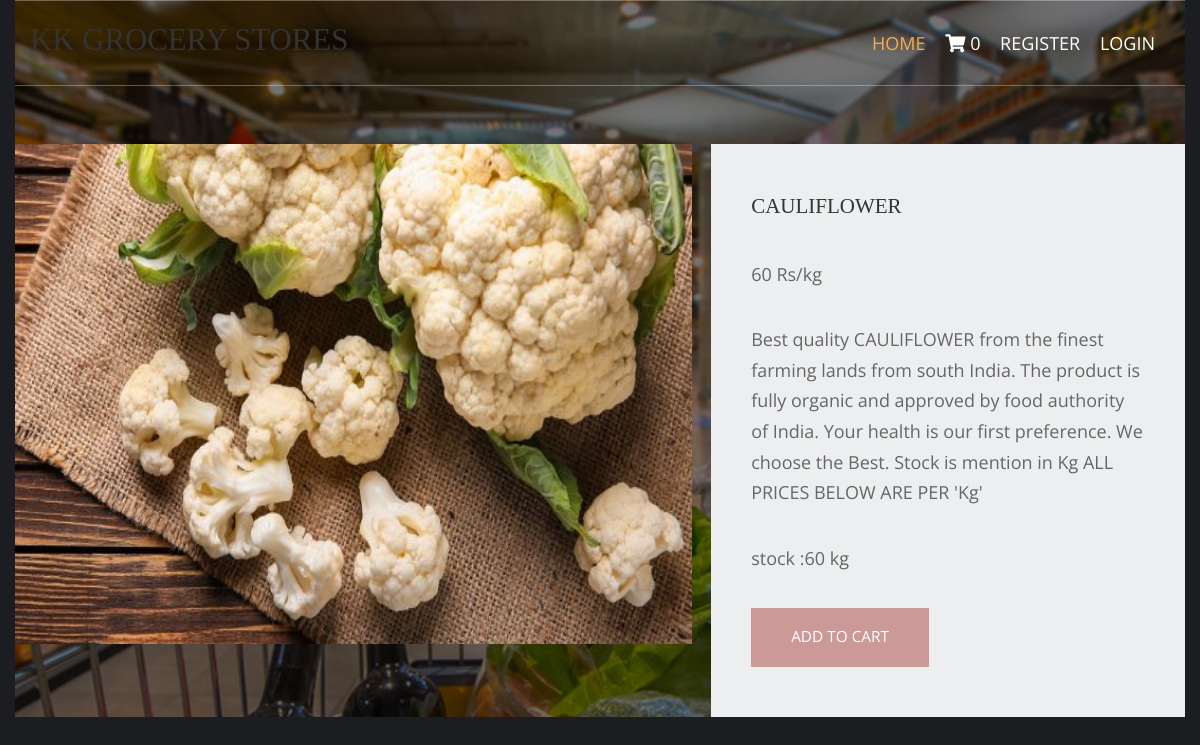
Screenshot of /vegetables/cauliflower/ with the database file from the repository.
### shop/models.py (models this page shows, shortened)
class products(models.Model):
    name=models.CharField(max_length=250,unique=True)
    slug=models.SlugField(max_length=250,unique=True)
    img=models.ImageField(upload_to='product')
    desc=models.TextField()
    stock=models.IntegerField()
    available=models.BooleanField()
    price=models.IntegerField()
    category=models.ForeignKey(categ,on_delete=models.CASCADE)

### shop/views.py (the view)
# urls.py: path('<slug:c_slug>/<slug:product_slug>/',views.prodDetails,name='details'),
def prodDetails(request,c_slug,product_slug):
    try:
        prod=products.objects.get(category__slug=c_slug,slug=product_slug)
    except Exception  as e:
        raise e
    return render(request,'item.html',{'pr':prod})

### cart/context_processor.py (called while the page is built)
def count(request):
    item_count=0
    if 'admin' in request.path:
        return{}
    else:
        try:
            ct=cartlist.objects.filter(cart_id=c_id(request))
            cti=items.objects.all().filter(cart=ct[:1])
            for c in cti:
                item_count += c.quan
        except cartlist.DoesNotExist:
            item_count=0
        return  ({'itc':item_count})

### cart/views.py (called while the page is built)
def c_id(request):
    ct_id=request.session.session_key
    if not ct_id:
        ct_id=request.session.create()
    return ct_id

### templates/item.html (shortened to what this page needs)
{% extends 'base.html' %}
{% load static %}
{% block content %}
<html lang="en">
<head>
    <link href="{% static 'pr/fontawesome/css/all.min.css' %}" rel="stylesheet" />
    <link href="{% static 'pr/css/templatemo-comparto.css' %}" rel="stylesheet" />
</head>
<body>
  <br><br>
        <section class="tm-mb-1" id="about">
            <div class="tm-row tm-about-row">
                <div class="tm-section-1-l">
                    <img src="{{pr.img.url}}" alt="About image" class="tm-img-responsive" style="height:500;width:1000">
                </div>
                <article class="tm-section-1-r tm-bg-color-8">
                    <h2 class="tm-mb-2 tm-title-color">{{pr.name}}</h2>
                     <p>{{pr.price}} Rs/kg</p>
                   <p>{{pr.desc}}</p>
                     <p>stock :{{pr.stock}} kg</p>
                    {% if pr.stock >= 1 %}
                    <a href="{% url 'addcart' pr.id %}" class="tm-btn tm-btn-1 tm-link-to-services">ADD TO CART</a>
                    {% else %}
                    <h1 style="color:red">sorry,out of stock</h1>
                    {% endif %}
                </article>
            </div>
        </section>
</body>
</html>
{% endblock %}

### templates/base.html (shortened to what this page needs)
{% load static %}
<html lang="">
<head>
<link href="{%static 'hm/layout/styles/layout.css' %}" rel="stylesheet" type="text/css" media="all">
</head>
<body id="top">
<div class="bgded overlay" style="background-image:url('{%static 'hm/images/demo/backgrounds/bgg.jpg' %}');">
  <div class="wrapper row1">
    <header id="header" class="hoc clear">
      <div id="logo" class="fl_left">
        <h1><a href="/">KK GROCERY STORES</a></h1>
      </div>
      <nav id="mainav" class="fl_right">
        <ul class="clear">
          <li class="active"><a href="/">Home</a></li>
          <li><a class="active" href="{% url 'cartDetails' %}"><i class="fa fa-shopping-cart" style="font-size:18px"></i> {{itc}}</a></li>
          {% if user.is_authenticated %}
          <li>Hai {{user.username}}</li>
          <li><a class="active" href="{% url 'logout' %}">Logout</a></li>
          {% else %}
          <li><a class="active" href="{% url 'register' %}">Register</a></li>
           <li><a class="active" href="{% url 'login' %}">Login</a></li>
          {% endif %}
        </ul>
      </nav>
    </header>
  </div>
  {% block content %}
  {% endblock %}
</body>
</html>

### static/hm/layout/styles/layout.css (style rules this page uses)
.row1 { border:solid; border-width:1px 0; }
#header #logo { margin:22px 0 0 0; }
#header #logo h1 { margin:0; padding:0; font-size:2.2rem; text-transform:uppercase; }
*, *::before, *::after { transition:all .3s ease-in-out; }
nav ul, nav ol { margin:0; padding:0; list-style:none; }
#mainav, #breadcrumb, .sidebar nav { line-height:normal; }
#mainav ul { text-transform:uppercase; }
#mainav li { display:inline-block; position:relative; margin:0 15px 0 0; padding:0; }
#mainav li a { display:block; padding:30px 0; }
body { color:#A5A6AA; background-color:#1C1D21; }
a { color:#FBAB45; }
.overlay { color:#FFFFFF; background-color:inherit; }
.overlay::after { color:inherit; background-color:rgba(0,0,0,.55); }
.row1 { border-color:rgba(255,255,255,.3); }
#header #logo h1 a { color:inherit; }
#mainav li a { color:inherit; }
#mainav .active a, #mainav a:hover, #mainav li:hover > a { color:#FBAB45; background-color:inherit; }
@media screen and (min-width:1140px) { .hoc { max-width:1140px; } }

### static/pr/pr/css/templatemo-comparto.css (style rules this page uses)
*, *::before, *::after { box-sizing: border-box; outline: none; }
ul, h1, h2, h3, h4, p, figure { padding: 0; margin: 0; }
body { font-family: 'Open Sans', Arial, sans-serif; font-size: 18px; overflow-x: hidden; padding-left: 15px; padding-right: 15px; margin: 0; }
h2 { font-size: 1.5rem; }
a { transition: all 0.3s ease; text-decoration: none; }
p { color: #666; line-height: 1.7; margin-bottom: 35px; }
h1, h2, h3, h4, h5, h6 { color: #333; }
.tm-mb-1 { margin-bottom: 20px; }
.tm-mb-2 { margin-bottom: 40px; }
.tm-bg-color-8 { background-color: #EDEEEF; }
.tm-img-responsive { max-width: 100%; height: auto; }
.tm-section-1-l { width: 57.85%; margin-right: 1.65%; }
.tm-section-1-r { padding: 50px 40px; width: 40.5%; }
.tm-row { display: flex; }
.tm-btn { display: inline-block; padding: 15px 40px; font-size: 1.1rem; border: none; background-color: #CC9999; color: white; }
a { color: #666; }

### static/hm/layout/styles/framework.css (style rules this page uses)
html { overflow-y:scroll; overflow-x:hidden; }
html, body { margin:0; padding:0; font-size:14px; line-height:1.6em; }
*, *::before, *::after { box-sizing:border-box; }
.overlay { position:relative; z-index:1; }
.overlay::after { display:block; position:absolute; top:0; left:0; width:100%; height:100%; content:""; z-index:-1; }
.bgded { background-position:top center; background-repeat:no-repeat; background-size:cover; }
.clear, .group { display:block; }
.clear::before, .clear::after, .group::before, .group::after { display:table; content:""; }
.clear, .clear::after, .group, .group::after { clear:both; }
a { outline:none; text-decoration:none; }
.fl_left, .imgl { float:left; }
.fl_right, .imgr { float:right; }
img { width:auto; max-width:100%; height:auto; margin:0; padding:0; border:none; line-height:normal; vertical-align:middle; }
body, input, textarea, select { font-family:Verdana, Geneva, sans-serif; }
h1, h2, h3, h4, h5, h6, .heading { font-family:Georgia, "Times New Roman", Times, serif; }
::placeholder { opacity:1; }
h1, h2, h3, h4, h5, h6, .heading { margin:0 0 20px 0; font-size:1.4rem; line-height:normal; font-weight:normal; text-transform:uppercase; }
.wrapper { display:block; position:relative; width:100%; margin:0; padding:0; text-align:left; word-wrap:break-word; }
.hoc { display:block; margin:0 auto; }
address, article, aside, figcaption, figure, footer, header, main, nav, section { display:block; margin:0; padding:0; }

### rows the page displays
products: img (picture), name "CAULIFLOWER", price "60", desc "Best quality CAULIFLOWER from the finest farming lands from south India. The product is fully organic and approved by food authority of India. Your health is our first preference. We choose the Best. Stock is mention in Kg ALL PRICES BELOW ARE PER 'Kg'", stock "60"

### other values shown
{{ itc }} "0"
